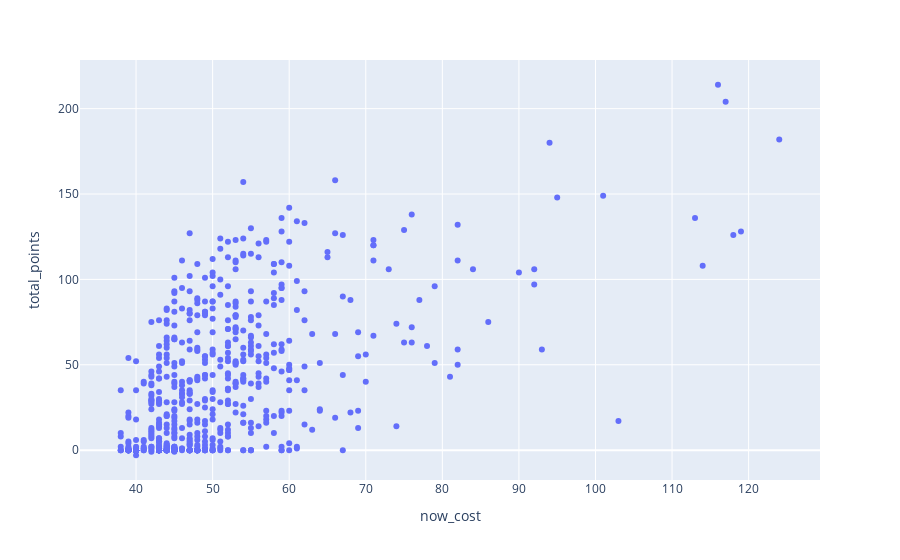
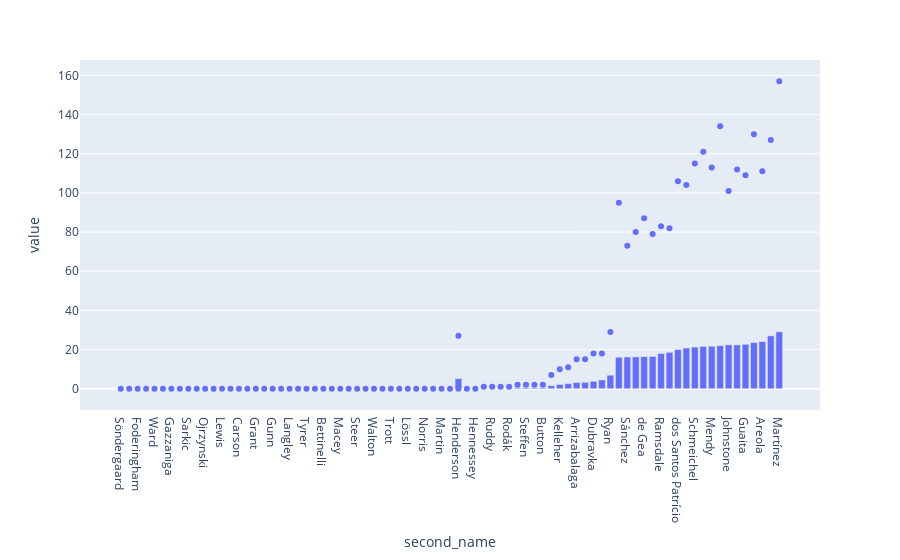
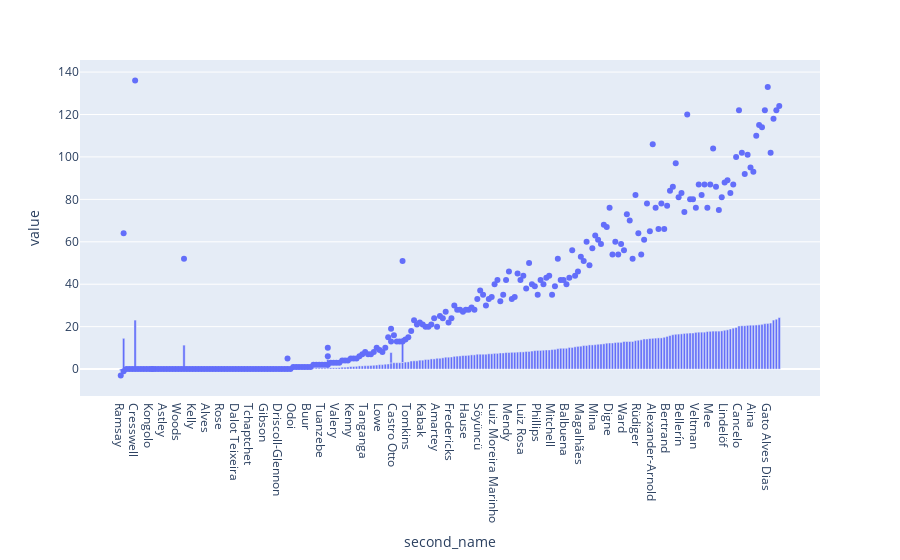
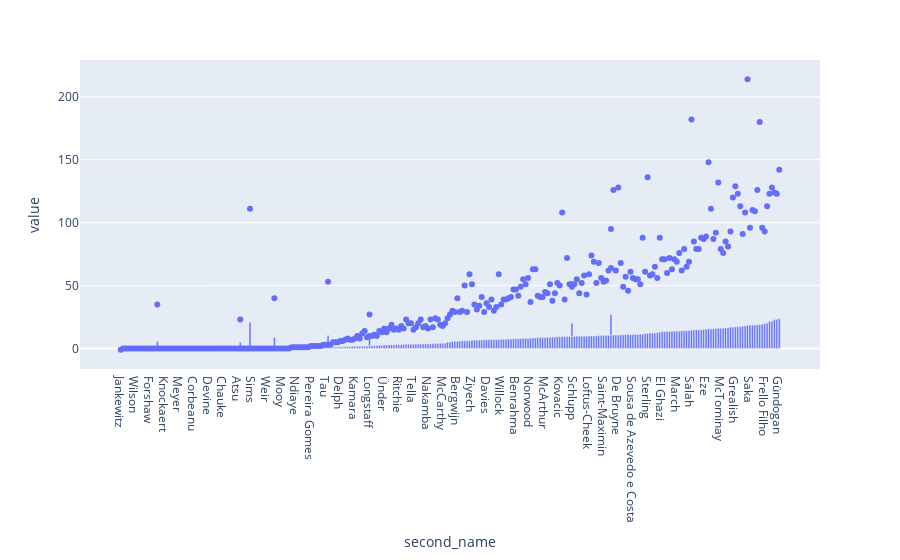

The code cell stored with these charts, in order, in its notebook:
### Code cell
grouped_se_df = slim_elements_df.groupby(slim_elements_df.position)

df_gk = grouped_se_df.get_group("Goalkeeper").copy()
df_df = grouped_se_df.get_group("Defender").copy()
df_mfd = grouped_se_df.get_group("Midfielder").copy()
df_fwd = grouped_se_df.get_group("Forward").copy()

df_gk.sort_values(['value'],inplace =True)
df_df.sort_values(['value'],inplace =True)
df_mfd.sort_values(['value'],inplace =True)
df_fwd.sort_values(['value'],inplace =True)


fig_ovr_val = px.scatter(slim_elements_df, x="now_cost", y="total_points", hover_data=['second_name'])


fig_gk = px.bar(df_gk, x = 'second_name', y = 'value',hover_data = ['team'])
fig_df = px.bar(df_df, x = 'second_name', y = 'value',hover_data = ['team'])
fig_mfd = px.bar(df_mfd, x = 'second_name', y = 'value',hover_data = ['team'])
fig_fwd = px.bar(df_fwd, x = 'second_name', y = 'value',hover_data = ['team'])

fig_gk_tp = px.scatter(df_gk, x="second_name", y="total_points", hover_data=['now_cost'])
fig_df_tp = px.scatter(df_df, x="second_name", y="total_points", hover_data=['now_cost'])
fig_mfd_tp = px.scatter(df_mfd, x="second_name", y="total_points", hover_data=['now_cost'])
fig_fwd_tp = px.scatter(df_fwd, x="second_name", y="total_points", hover_data=['now_cost'])

fig_gk.add_trace(fig_gk_tp.data[0])
fig_df.add_trace(fig_df_tp.data[0])
fig_mfd.add_trace(fig_mfd_tp.data[0])
fig_fwd.add_trace(fig_fwd_tp.data[0])

fig_ovr_val.show()

fig_gk.show()
fig_df.show()
fig_mfd.show()
fig_fwd.show()

### Figure 1 — Plotly figure (JSON) as saved in the notebook; plotly's stock layout.template omitted (floating-point values rounded to 4 significant figures; data arrays with more than 128 entries replaced by an {"elided": "..."} marker saying what was removed)
{"data": [{"customdata": {"elided": "687x1 str values"}, "hovertemplate": "now_cost=%{x}<br>total_points=%{y}<br>second_name=%{customdata[0]}<extra></extra>", "legendgroup": "", "marker": {"color": "#636efa", "symbol": "circle"}, "mode": "markers", "name": "", "orientation": "v", "showlegend": false, "type": "scatter", "x": {"elided": "687 int values"}, "xaxis": "x", "y": {"elided": "687 int values"}, "yaxis": "y"}], "layout": {"legend": {"tracegroupgap": 0}, "margin": {"t": 60}, "xaxis": {"anchor": "y", "domain": [0, 1], "title": {"text": "now_cost"}}, "yaxis": {"anchor": "x", "domain": [0, 1], "title": {"text": "total_points"}}}}

### Figure 2 — Plotly figure (JSON) as saved in the notebook; plotly's stock layout.template omitted (floating-point values rounded to 4 significant figures)
{"data": [{"alignmentgroup": "True", "customdata": [["Wolves"], ["Fulham"], ["Sheffield Utd"], ["Spurs"], ["Leicester"], ["Leeds"], ["Spurs"], ["Leeds"], ["Wolves"], ["Liverpool"], ["Liverpool"], ["Man City"], ["Southampton"], ["Man City"], ["Man City"], ["Man Utd"], ["Man Utd"], ["Man Utd"], ["Southampton"], ["Newcastle"], ["Newcastle"], ["Sheffield Utd"], ["Everton"], ["West Brom"], ["Fulham"], ["West Ham"], ["Arsenal"], ["Aston Villa"], ["Aston Villa"], ["Aston Villa"], ["Brighton"], ["Brighton"], ["West Ham"], ["Brighton"], ["Everton"], ["Burnley"], ["Burnley"], ["Sheffield Utd"], ["West Ham"], ["Crystal Palace"], ["Crystal Palace"], ["Chelsea"], ["Crystal Palace"], ["Arsenal"], ["Wolves"], ["Chelsea"], ["Fulham"], ["Everton"], ["Man City"], ["Leeds"], ["West Brom"], ["West Ham"], ["Liverpool"], ["Liverpool"], ["Chelsea"], ["Everton"], ["Newcastle"], ["Southampton"], ["Man Utd"], ["Arsenal"], ["Liverpool"], ["Brighton"], ["Newcastle"], ["Man Utd"], ["Everton"], ["Sheffield Utd"], ["Southampton"], ["Wolves"], ["Arsenal"], ["Leicester"], ["Spurs"], ["Chelsea"], ["Man City"], ["West Brom"], ["West Ham"], ["Crystal Palace"], ["Burnley"], ["Fulham"], ["Leeds"], ["Aston Villa"]], "hovertemplate": "second_name=%{x}<br>value=%{y}<br>team=%{customdata[0]}<extra></extra>", "legendgroup": "", "marker": {"color": "#636efa"}, "name": "", "offsetgroup": "", "orientation": "v", "showlegend": false, "textposition": "auto", "type": "bar", "x": ["Söndergaard", "Agosto Ramírez", "Foderingham", "Hart", "Ward", "Miazek", "Gazzaniga", "Caprile", "Sarkic", "Hughes", "Ojrzynski", "Bravo", "Lewis", "Trafford", "Carson", "Romero", "Grant", "Bishop", "Gunn", "Gillespie", "Langley", "Moore", "Tyrer", "Lonergan", "Bettinelli", "Jimenez Gago", "Macey", "Heaton", "Steer", "Nyland", "Walton", "Steele", "Trott", "McGill", "Lössl", "Peacock-Farrell", "Norris", "Verrips", "Martin", "Butland", "Henderson", "Ziger", "Hennessey", "Rúnarsson", "Ruddy", "Caballero", "Rodák", "Virgínia", "Steffen", "Casilla Cortés", "Button", "Randolph", "Kelleher", "San Miguel del Castillo", "Arrizabalaga", "Olsen", "Dubravka", "Forster", "Henderson", "Ryan", "Ramses Becker", "Sánchez", "Darlow", "de Gea", "Pickford", "Ramsdale", "McCarthy", "dos Santos Patrício", "Leno", "Schmeichel", "Lloris", "Mendy", "Santana de Moraes", "Johnstone", "Fabianski", "Guaita", "Pope", "Areola", "Meslier", "Martínez"], "xaxis": "x", "y": [0, 0, 0, 0, 0, 0, 0, 0, 0, 0, 0, 0, 0, 0, 0, 0, 0, 0, 0, 0, 0, 0, 0, 0, 0, 0, 0, 0, 0, 0, 0, 0, 0, 0, 0, 0, 0, 0, 0, 0, 0, 0, 0, 0.2, 0.2, 0.2, 0.2, 0.5, 0.5, 0.5, 0.5, 1.6, 2.2, 2.6, 3.2, 3.3, 3.8, 4.5, 5.2, 6.9, 16.1, 16.2, 16.3, 16.4, 16.5, 18, 18.6, 20, 20.8, 21.3, 21.6, 21.7, 22, 22.4, 22.4, 22.7, 23.6, 24.1, 27, 29.1], "yaxis": "y"}, {"customdata": [[40], [39], [43], [43], [43], [40], [43], [40], [44], [40], [40], [45], [40], [40], [39], [49], [40], [40], [43], [43], [39], [43], [40], [40], [43], [45], [40], [45], [39], [40], [40], [39], [40], [39], [43], [40], [40], [40], [39], [45], [40], [40], [43], [44], [43], [46], [43], [43], [44], [42], [39], [43], [45], [42], [47], [45], [48], [40], [52], [42], [59], [45], [49], [53], [48], [46], [44], [53], [50], [54], [56], [52], [61], [45], [50], [48], [55], [46], [47], [54]], "hovertemplate": "second_name=%{x}<br>total_points=%{y}<br>now_cost=%{customdata[0]}<extra></extra>", "legendgroup": "", "marker": {"color": "#636efa", "symbol": "circle"}, "mode": "markers", "name": "", "orientation": "v", "showlegend": false, "type": "scatter", "x": ["Söndergaard", "Agosto Ramírez", "Foderingham", "Hart", "Ward", "Miazek", "Gazzaniga", "Caprile", "Sarkic", "Hughes", "Ojrzynski", "Bravo", "Lewis", "Trafford", "Carson", "Romero", "Grant", "Bishop", "Gunn", "Gillespie", "Langley", "Moore", "Tyrer", "Lonergan", "Bettinelli", "Jimenez Gago", "Macey", "Heaton", "Steer", "Nyland", "Walton", "Steele", "Trott", "McGill", "Lössl", "Peacock-Farrell", "Norris", "Verrips", "Martin", "Butland", "Henderson", "Ziger", "Hennessey", "Rúnarsson", "Ruddy", "Caballero", "Rodák", "Virgínia", "Steffen", "Casilla Cortés", "Button", "Randolph", "Kelleher", "San Miguel del Castillo", "Arrizabalaga", "Olsen", "Dubravka", "Forster", "Henderson", "Ryan", "Ramses Becker", "Sánchez", "Darlow", "de Gea", "Pickford", "Ramsdale", "McCarthy", "dos Santos Patrício", "Leno", "Schmeichel", "Lloris", "Mendy", "Santana de Moraes", "Johnstone", "Fabianski", "Guaita", "Pope", "Areola", "Meslier", "Martínez"], "xaxis": "x", "y": [0, 0, 0, 0, 0, 0, 0, 0, 0, 0, 0, 0, 0, 0, 0, 0, 0, 0, 0, 0, 0, 0, 0, 0, 0, 0, 0, 0, 0, 0, 0, 0, 0, 0, 0, 0, 0, 0, 0, 0, 0, 0, 0, 1, 1, 1, 1, 2, 2, 2, 2, 7, 10, 11, 15, 15, 18, 18, 27, 29, 95, 73, 80, 87, 79, 83, 82, 106, 104, 115, 121, 113, 134, 101, 112, 109, 130, 111, 127, 157], "yaxis": "y"}], "layout": {"barmode": "relative", "legend": {"tracegroupgap": 0}, "margin": {"t": 60}, "xaxis": {"anchor": "y", "domain": [0, 1], "title": {"text": "second_name"}}, "yaxis": {"anchor": "x", "domain": [0, 1], "title": {"text": "value"}}}}

### Figure 3 — Plotly figure (JSON) as saved in the notebook; plotly's stock layout.template omitted (floating-point values rounded to 4 significant figures; data arrays with more than 128 entries replaced by an {"elided": "..."} marker saying what was removed)
{"data": [{"alignmentgroup": "True", "customdata": {"elided": "239x1 str values"}, "hovertemplate": "second_name=%{x}<br>value=%{y}<br>team=%{customdata[0]}<extra></extra>", "legendgroup": "", "marker": {"color": "#636efa"}, "name": "", "offsetgroup": "", "orientation": "v", "showlegend": false, "textposition": "auto", "type": "bar", "x": {"elided": "239 str values"}, "xaxis": "x", "y": {"elided": "239 float values"}, "yaxis": "y"}, {"customdata": {"elided": "239x1 int values"}, "hovertemplate": "second_name=%{x}<br>total_points=%{y}<br>now_cost=%{customdata[0]}<extra></extra>", "legendgroup": "", "marker": {"color": "#636efa", "symbol": "circle"}, "mode": "markers", "name": "", "orientation": "v", "showlegend": false, "type": "scatter", "x": {"elided": "239 str values"}, "xaxis": "x", "y": {"elided": "239 int values"}, "yaxis": "y"}], "layout": {"barmode": "relative", "legend": {"tracegroupgap": 0}, "margin": {"t": 60}, "xaxis": {"anchor": "y", "domain": [0, 1], "title": {"text": "second_name"}}, "yaxis": {"anchor": "x", "domain": [0, 1], "title": {"text": "value"}}}}

### Figure 4 — Plotly figure (JSON) as saved in the notebook; plotly's stock layout.template omitted (floating-point values rounded to 4 significant figures; data arrays with more than 128 entries replaced by an {"elided": "..."} marker saying what was removed)
{"data": [{"alignmentgroup": "True", "customdata": {"elided": "279x1 str values"}, "hovertemplate": "second_name=%{x}<br>value=%{y}<br>team=%{customdata[0]}<extra></extra>", "legendgroup": "", "marker": {"color": "#636efa"}, "name": "", "offsetgroup": "", "orientation": "v", "showlegend": false, "textposition": "auto", "type": "bar", "x": {"elided": "279 str values"}, "xaxis": "x", "y": {"elided": "279 float values"}, "yaxis": "y"}, {"customdata": {"elided": "279x1 int values"}, "hovertemplate": "second_name=%{x}<br>total_points=%{y}<br>now_cost=%{customdata[0]}<extra></extra>", "legendgroup": "", "marker": {"color": "#636efa", "symbol": "circle"}, "mode": "markers", "name": "", "orientation": "v", "showlegend": false, "type": "scatter", "x": {"elided": "279 str values"}, "xaxis": "x", "y": {"elided": "279 int values"}, "yaxis": "y"}], "layout": {"barmode": "relative", "legend": {"tracegroupgap": 0}, "margin": {"t": 60}, "xaxis": {"anchor": "y", "domain": [0, 1], "title": {"text": "second_name"}}, "yaxis": {"anchor": "x", "domain": [0, 1], "title": {"text": "value"}}}}
